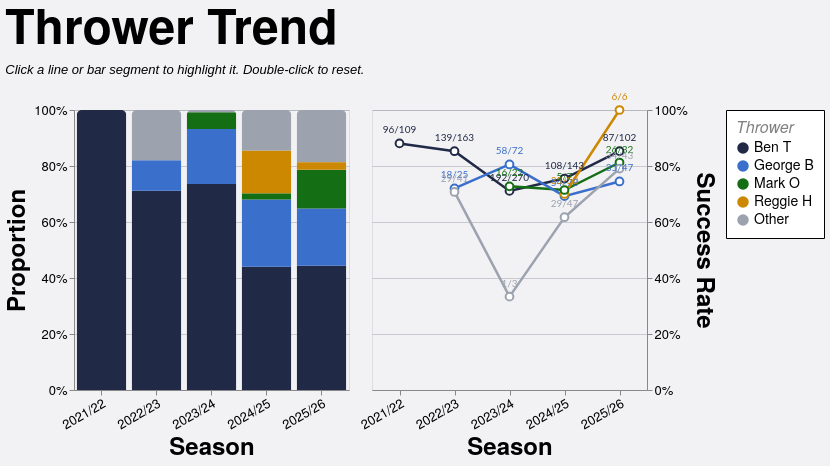

Vega-Lite specification stored for this chart:
### Vega-Lite specification from a JSON file in a GitHub repository (floating-point values rounded to 4 significant figures; data arrays with more than 128 entries replaced by an {"elided": "..."} marker saying what was removed)
{"config": {"axis": {"labelFont": "PT Sans Narrow, Helvetica Neue, Helvetica, Arial, sans-serif", "titleFont": "PT Sans Narrow, Helvetica Neue, Helvetica, Arial, sans-serif", "labelFontSize": 13, "titleFontSize": 24, "gridColor": "#202947", "gridOpacity": 0.2, "zindex": 1}, "text": {"font": "Lato, sans-serif"}, "bar": {"cornerRadiusEnd": 5}, "header": {"labelFont": "PT Sans Narrow, Helvetica Neue, Helvetica, Arial, sans-serif", "titleFont": "PT Sans Narrow, Helvetica Neue, Helvetica, Arial, sans-serif", "labelFontSize": 24, "titleFontSize": 28, "labelFontWeight": "bold", "orient": "left"}, "legend": {"labelFont": "PT Sans Narrow, Helvetica Neue, Helvetica, Arial, sans-serif", "titleFont": "PT Sans Narrow, Helvetica Neue, Helvetica, Arial, sans-serif", "labelFontSize": 14, "titleFontSize": 16, "titlePadding": 5, "fillColor": "white", "strokeColor": "black", "padding": 10, "titleFontWeight": "lighter", "titleFontStyle": "italic", "titleColor": "gray", "offset": 10}, "title": {"font": "PT Sans Narrow, Helvetica Neue, Helvetica, Arial, sans-serif", "fontSize": 48, "fontWeight": "bold", "anchor": "start", "align": "center", "titlePadding": 20, "subtitlePadding": 10, "subtitleFontSize": 13, "subtitleColor": "", "subtitleFontStyle": "italic", "offset": 15, "color": "black"}, "axisX": {"labelAngle": 0}, "facet": {"title": null, "header": null, "align": {"row": "each", "column": "each"}}, "resolve": {"scale": {"y": "independent", "facet": "independent"}}, "background": "#f2f1f4", "scale": {"offsetBandPaddingOuter": 0.2, "offsetBandPaddingInner": 0.1}}, "hconcat": [{"mark": {"type": "bar", "opacity": 0.85}, "encoding": {"color": {"field": "thrower_tier", "scale": {"domain": ["Ben T", "George B", "Mark O", "Reggie H", "Other"], "range": ["#202946", "#3a6fcc", "#146f14", "#cc8800", "#9ca3af"]}, "title": "Thrower", "type": "nominal"}, "opacity": {"condition": {"param": "param_13", "value": 1.0, "empty": true}, "value": 0.2}, "order": {"field": "tier_sort_order", "sort": "ascending", "type": "quantitative"}, "tooltip": [{"field": "season", "title": "Season", "type": "nominal"}, {"field": "thrower_tier_name", "title": "Thrower", "type": "nominal"}, {"field": "attempts", "format": ",.0f", "title": "Attempts", "type": "quantitative"}, {"field": "won", "format": ",.0f", "title": "Won", "type": "quantitative"}, {"field": "success_rate", "format": ".1%", "title": "Success Rate", "type": "quantitative"}], "x": {"axis": {"labelAngle": -30}, "field": "season", "sort": ["2021/22", "2022/23", "2023/24", "2024/25", "2025/26"], "title": "Season", "type": "nominal"}, "y": {"axis": {"format": "%", "orient": "left"}, "field": "attempts", "stack": "normalize", "title": "Proportion", "type": "quantitative"}}, "height": 280, "name": "view_12", "transform": [{"filter": "(loSquad == 'All' || datum.squad == loSquad) && (loGameType == 'All' || (loGameType == 'League + Cup' && (datum.game_type == 'League' || datum.game_type == 'Cup')) || (loGameType == 'League only' && datum.game_type == 'League') || datum.game_type == loGameType) && (loJumper == 'All' || datum.jumper == loJumper) && (loArea == 'All' || datum.area == loArea) && (loNumbers == 'All' || datum.numbers == loNumbers)"}, {"aggregate": [{"op": "count", "as": "attempts"}, {"op": "sum", "field": "won", "as": "won"}], "groupby": ["season", "thrower_tier", "thrower_tier_name"]}, {"joinaggregate": [{"op": "sum", "field": "attempts", "as": "season_attempts"}], "groupby": ["season"]}, {"calculate": "datum.attempts / datum.season_attempts", "as": "norm_count"}, {"calculate": "datum.won / datum.attempts", "as": "success_rate"}, {"calculate": "datum.won + '/' + datum.attempts", "as": "won_attempts_label"}, {"calculate": "datum.thrower_tier == 'Ben T' ? 0 : datum.thrower_tier == 'George B' ? 1 : datum.thrower_tier == 'Mark O' ? 2 : datum.thrower_tier == 'Reggie H' ? 3 : 999", "as": "tier_sort_order"}], "width": {"step": 55}}, {"layer": [{"mark": {"type": "line", "point": {"fill": "white", "filled": false, "size": 60}, "strokeWidth": 2.5}, "encoding": {"color": {"field": "thrower_tier", "scale": {"domain": ["Ben T", "George B", "Mark O", "Reggie H", "Other"], "range": ["#202946", "#3a6fcc", "#146f14", "#cc8800", "#9ca3af"]}, "title": "Thrower", "type": "nominal"}, "detail": {"field": "thrower_tier", "type": "nominal"}, "opacity": {"condition": {"param": "param_13", "value": 1.0, "empty": true}, "value": 0.2}, "tooltip": [{"field": "season", "title": "Season", "type": "nominal"}, {"field": "thrower_tier_name", "title": "Thrower", "type": "nominal"}, {"field": "attempts", "format": ",.0f", "title": "Attempts", "type": "quantitative"}, {"field": "won", "format": ",.0f", "title": "Won", "type": "quantitative"}, {"field": "success_rate", "format": ".1%", "title": "Success Rate", "type": "quantitative"}], "x": {"axis": {"labelAngle": -30}, "field": "season", "sort": ["2021/22", "2022/23", "2023/24", "2024/25", "2025/26"], "title": "Season", "type": "nominal"}, "y": {"axis": {"format": "%", "orient": "right"}, "field": "success_rate", "scale": {"domainMax": 1, "nice": true}, "title": "Success Rate", "type": "quantitative"}}, "name": "view_11", "transform": [{"filter": "(loSquad == 'All' || datum.squad == loSquad) && (loGameType == 'All' || (loGameType == 'League + Cup' && (datum.game_type == 'League' || datum.game_type == 'Cup')) || (loGameType == 'League only' && datum.game_type == 'League') || datum.game_type == loGameType) && (loJumper == 'All' || datum.jumper == loJumper) && (loArea == 'All' || datum.area == loArea) && (loNumbers == 'All' || datum.numbers == loNumbers)"}, {"aggregate": [{"op": "count", "as": "attempts"}, {"op": "sum", "field": "won", "as": "won"}], "groupby": ["season", "thrower_tier", "thrower_tier_name"]}, {"joinaggregate": [{"op": "sum", "field": "attempts", "as": "season_attempts"}], "groupby": ["season"]}, {"calculate": "datum.attempts / datum.season_attempts", "as": "norm_count"}, {"calculate": "datum.won / datum.attempts", "as": "success_rate"}, {"calculate": "datum.won + '/' + datum.attempts", "as": "won_attempts_label"}, {"calculate": "datum.thrower_tier == 'Ben T' ? 0 : datum.thrower_tier == 'George B' ? 1 : datum.thrower_tier == 'Mark O' ? 2 : datum.thrower_tier == 'Reggie H' ? 3 : 999", "as": "tier_sort_order"}]}, {"mark": {"type": "text", "align": "center", "baseline": "bottom", "dy": -8, "fontSize": 10}, "encoding": {"color": {"field": "thrower_tier", "scale": {"domain": ["Ben T", "George B", "Mark O", "Reggie H", "Other"], "range": ["#202946", "#3a6fcc", "#146f14", "#cc8800", "#9ca3af"]}, "title": "Thrower", "type": "nominal"}, "detail": {"field": "thrower_tier", "type": "nominal"}, "opacity": {"condition": {"param": "param_13", "value": 1.0, "empty": true}, "value": 0.2}, "text": {"field": "won_attempts_label", "type": "nominal"}, "x": {"axis": {"labelAngle": -30}, "field": "season", "sort": ["2021/22", "2022/23", "2023/24", "2024/25", "2025/26"], "title": "Season", "type": "nominal"}, "y": {"axis": {"format": "%", "orient": "right"}, "field": "success_rate", "scale": {"domainMax": 1, "nice": true}, "title": "Success Rate", "type": "quantitative"}}, "transform": [{"filter": "(loSquad == 'All' || datum.squad == loSquad) && (loGameType == 'All' || (loGameType == 'League + Cup' && (datum.game_type == 'League' || datum.game_type == 'Cup')) || (loGameType == 'League only' && datum.game_type == 'League') || datum.game_type == loGameType) && (loJumper == 'All' || datum.jumper == loJumper) && (loArea == 'All' || datum.area == loArea) && (loNumbers == 'All' || datum.numbers == loNumbers)"}, {"aggregate": [{"op": "count", "as": "attempts"}, {"op": "sum", "field": "won", "as": "won"}], "groupby": ["season", "thrower_tier", "thrower_tier_name"]}, {"joinaggregate": [{"op": "sum", "field": "attempts", "as": "season_attempts"}], "groupby": ["season"]}, {"calculate": "datum.attempts / datum.season_attempts", "as": "norm_count"}, {"calculate": "datum.won / datum.attempts", "as": "success_rate"}, {"calculate": "datum.won + '/' + datum.attempts", "as": "won_attempts_label"}, {"calculate": "datum.thrower_tier == 'Ben T' ? 0 : datum.thrower_tier == 'George B' ? 1 : datum.thrower_tier == 'Mark O' ? 2 : datum.thrower_tier == 'Reggie H' ? 3 : 999", "as": "tier_sort_order"}]}], "height": 280, "width": {"step": 55}}], "data": {"name": "data-33976070b0721014a7bdf5b5f913934c"}, "params": [{"name": "loSquad", "value": "All"}, {"name": "loSeason", "value": "All"}, {"name": "loGameType", "value": "All"}, {"name": "loThrower", "value": "All"}, {"name": "loJumper", "value": "All"}, {"name": "loArea", "value": "All"}, {"name": "loNumbers", "value": "All"}, {"name": "param_13", "select": {"type": "point", "clear": "dblclick", "fields": ["thrower_tier"], "on": "click"}, "views": ["view_12", "view_11"]}], "resolve": {"scale": {"color": "shared"}}, "spacing": 8, "title": {"text": "Thrower Trend", "subtitle": "Click a line or bar segment to highlight it. Double-click to reset."}, "$schema": "https://vega.github.io/schema/vega-lite/v5.20.1.json", "datasets": {"data-33976070b0721014a7bdf5b5f913934c": {"elided": "1260 records"}}}
